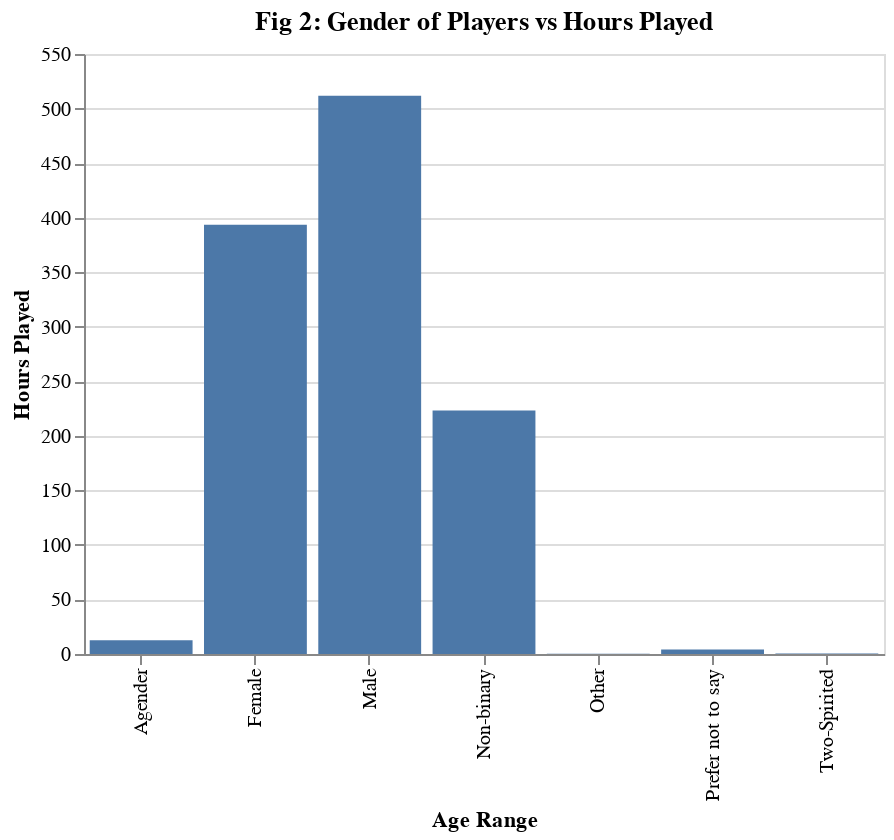

Here is the notebook cell this chart was saved with:
### Code cell
fig2

### Figure 1 — Vega-Lite specification as saved in the notebook (floating-point values rounded to 4 significant figures)
{"config": {"view": {"continuousWidth": 300, "continuousHeight": 300}}, "data": {"name": "data-2f5846d8d62aed6a3fb12e76bb775ac2"}, "mark": {"type": "bar"}, "encoding": {"x": {"field": "gender", "title": "Age Range", "type": "nominal"}, "y": {"field": "played_hours", "title": "Hours Played", "type": "quantitative"}}, "height": 300, "title": "Fig 2: Gender of Players vs Hours Played", "width": 400, "$schema": "https://vega.github.io/schema/vega-lite/v5.20.1.json", "datasets": {"data-2f5846d8d62aed6a3fb12e76bb775ac2": [{"gender": "Agender", "played_hours": 12.5}, {"gender": "Female", "played_hours": 393.5}, {"gender": "Male", "played_hours": 511.8}, {"gender": "Non-binary", "played_hours": 223.2}, {"gender": "Other", "played_hours": 0.2}, {"gender": "Prefer not to say", "played_hours": 4.1}, {"gender": "Two-Spirited", "played_hours": 0.5}]}}
